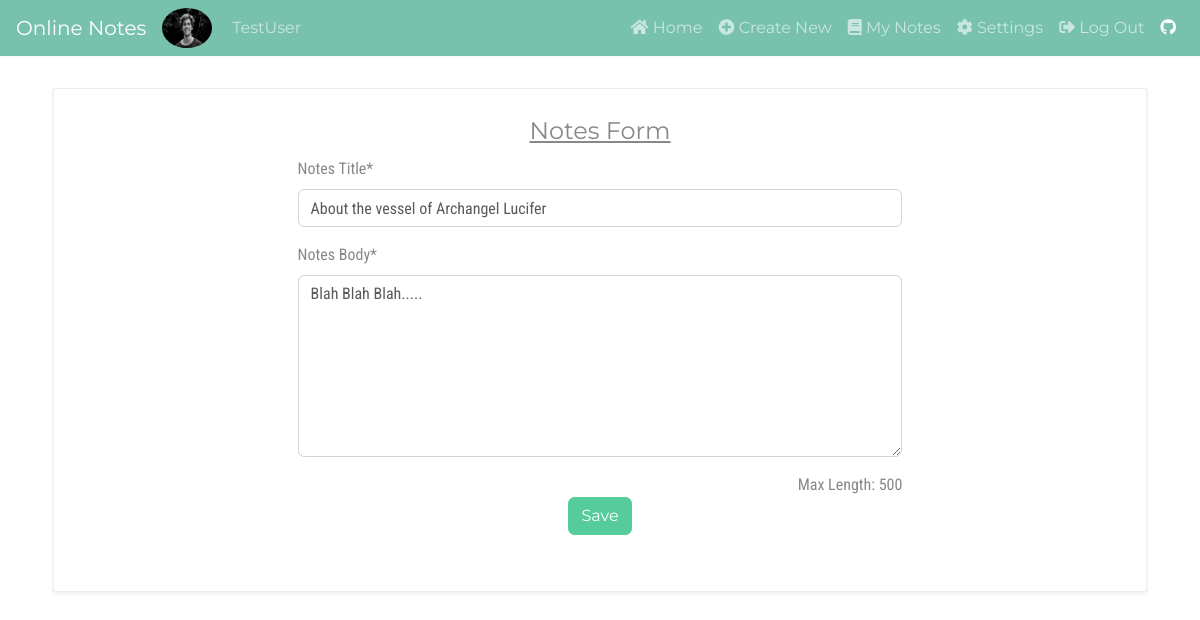
Page /5/update/ (signed in) on the committed database.
### users/models.py (models this page shows, shortened)
class Profile(models.Model):
    user = models.OneToOneField(User, on_delete=models.CASCADE)
    image = models.ImageField(default='default.png', upload_to='profile_pics')

### notes/models.py (models this page shows, shortened)
class Notes(models.Model):
	user = models.ForeignKey(User, on_delete=models.CASCADE)
	title = models.CharField(max_length=150, verbose_name="Notes Title")
	body = models.TextField(max_length=500, verbose_name="Notes Body")
	last_modified = models.DateTimeField(auto_now=True)
	created_on = models.DateTimeField(auto_now_add=True)

### notes/views.py (the view, shortened to what this page needs)
# urls.py: path('<int:pk>/update/', notes_views.NotesUpdateView.as_view(), name="update-notes"),
class NotesUpdateView(LoginRequiredMixin, UpdateView):
	model = Notes
	form_class = NotesUpdateForm

### notes/forms.py
class NotesUpdateForm(forms.ModelForm):
	class Meta:
		model = Notes
		fields = ('title', 'body')
		widgets={
			'body': forms.Textarea(attrs={'cols': 1,'rows': 7}),
		}

### notes/templates/notes/notes_form.html (shortened to what this page needs)
{% extends "users/base.html" %}
{% load crispy_forms_tags %}
{% block content %}
<div class="container mt-4 p-2">
    <form method = "POST" enctype="multipart/form-data" class="p-4 border shadow-sm">
        <fieldset class="form-group">
            <legend class="text-center"><u>Notes Form</u></legend>
            <div class="form-row">
            	<div class="col-md-7 mx-auto">
		            {{form.title | as_crispy_field}}
            	</div>
            </div>
            <div class="form-row">
            	<div class="col-md-7 mx-auto">
		            {{form.body | as_crispy_field}}
		            <div class="clearfix">
		            	<div class="float-right">
		            		Max Length: 500
		            	</div>
		            </div>
            	</div>
            </div><center>
            <div class="form-group">
                <input type="submit" class="btn btn-success" value="Save">
            </div></center>
        </fieldset>
    </form>
</div>
{% endblock %}

### users/templates/users/base.html (shortened to what this page needs)
<!DOCTYPE html>
<html lang="en">
<head>
    <link rel="stylesheet"
    href="https://bootswatch.com/4/minty/bootstrap.min.css">
    <link rel="stylesheet" href="https://use.fontawesome.com/releases/v5.8.1/css/all.css"
>
</head>
<body>
<nav class="navbar navbar-expand-md bg-primary navbar-dark sticky-top"
style="box-shadow: 1px 2px #f9f9f9">
  <a class="navbar-brand" href="{% url 'home' %}">Online Notes</a>
  <div class="collapse navbar-collapse" id="collapsibleNavbar">
    <ul class="navbar-nav mr-auto">
      {% if user.is_authenticated %}
      <img class="rounded-circle img-fluid mr-2" src="{{user.profile.image.url}}"
          alt="{{user.username}} profile image" style="width:50px;height:40px">
      <span class="navbar-text" style="margin-left: 12px; text-transform: capitalize">
        {{user.username}}
      </span>
      {% endif %}
    </ul>
    <ul class="navbar-nav ml-auto">
      {% if user.is_authenticated %}
        <li class="nav-item {{home}}">
          <a class="nav-link" href="{% url 'home' %}">
            <i class="fas fa-home"></i> Home</a>
        </li>
        <li class="nav-item {{createnew}}">
          <a class="nav-link" href="{% url 'create-notes' %}">
            <i class="fas fa-plus-circle"></i> Create New</a>
        </li>
        <li class="nav-item {{mynotes}}">
          <a class="nav-link" href="{% url 'view-all' %}">
            <i class="fas fa-book"></i> My Notes</a>
        </li>
        <li class="nav-item {{settings}}">
          <a class="nav-link" href="{% url 'settings' %}">
            <i class="fas fa-cog"></i> Settings</a>
        </li>
        <li class="nav-item">
          <a class="nav-link" href="{% url 'user-logout' %}">
            <i class="fas fa-sign-out-alt"></i> Log Out</a>
        </li>
      {% endif %}
      <li class="nav-item">
        <a class="nav-link active" href="https://github.com/ankit-brijwasi/online-notes-app" target="_blank"><i class="fab fa-github"></i></a>
      </li>
    </ul>
  </div>
</nav>
<div class="container">
    {% block content %}
    {% endblock %}
</div>
</body>
</html>

### users/templates/users/base.html (style rules this page uses)
body { font-family: 'Roboto Condensed', sans-serif; }

### rows in the picture
Notes: title "About the vessel of Archangel Lucifer", body "Blah Blah Blah....."

### other values in the picture
{{ user.username }} "TestUser"
